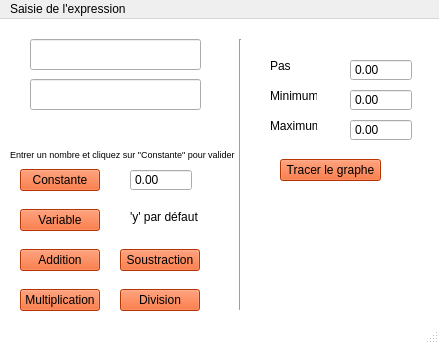
<?xml version="1.0" encoding="UTF-8"?>
<ui version="4.0">
 <class>MainWindow</class>
 <widget class="QMainWindow" name="MainWindow">
  <property name="geometry">
   <rect>
    <x>0</x>
    <y>0</y>
    <width>439</width>
    <height>344</height>
   </rect>
  </property>
  <property name="windowTitle">
   <string>MainWindow</string>
  </property>
  <property name="styleSheet">
   <string notr="true">QMainWindow{
	background-color: #FFFFFF
}

</string>
  </property>
  <widget class="QWidget" name="centralwidget">
   <widget class="QPushButton" name="pushButton">
    <property name="geometry">
     <rect>
      <x>20</x>
      <y>150</y>
      <width>80</width>
      <height>22</height>
     </rect>
    </property>
    <property name="autoFillBackground">
     <bool>false</bool>
    </property>
    <property name="styleSheet">
     <string notr="true">QPushButton{
	background-color: #FF4901
}

QPushButton:pressed{
	background-color: #FFA500
}</string>
    </property>
    <property name="text">
     <string>Constante</string>
    </property>
    <property name="autoDefault">
     <bool>false</bool>
    </property>
    <property name="default">
     <bool>false</bool>
    </property>
   </widget>
   <widget class="QPushButton" name="pushButton_2">
    <property name="geometry">
     <rect>
      <x>20</x>
      <y>230</y>
      <width>80</width>
      <height>22</height>
     </rect>
    </property>
    <property name="styleSheet">
     <string notr="true">QPushButton{
	background-color: #FF4901
}

QPushButton:pressed{
	background-color: #FFA500
}</string>
    </property>
    <property name="text">
     <string>Addition</string>
    </property>
   </widget>
   <widget class="QPushButton" name="pushButton_3">
    <property name="geometry">
     <rect>
      <x>20</x>
      <y>270</y>
      <width>80</width>
      <height>22</height>
     </rect>
    </property>
    <property name="styleSheet">
     <string notr="true">QPushButton{
	background-color: #FF4901
}

QPushButton:pressed{
	background-color: #FFA500
}</string>
    </property>
    <property name="text">
     <string>Multiplication</string>
    </property>
   </widget>
   <widget class="QPushButton" name="pushButton_4">
    <property name="geometry">
     <rect>
      <x>120</x>
      <y>230</y>
      <width>80</width>
      <height>22</height>
     </rect>
    </property>
    <property name="styleSheet">
     <string notr="true">QPushButton{
	background-color: #FF4901
}

QPushButton:pressed{
	background-color: #FFA500
}</string>
    </property>
    <property name="text">
     <string>Soustraction</string>
    </property>
   </widget>
   <widget class="QPushButton" name="pushButton_5">
    <property name="geometry">
     <rect>
      <x>120</x>
      <y>270</y>
      <width>80</width>
      <height>22</height>
     </rect>
    </property>
    <property name="styleSheet">
     <string notr="true">QPushButton{
	background-color: #FF4901
}

QPushButton:pressed{
	background-color: #FFA500
}</string>
    </property>
    <property name="text">
     <string>Division</string>
    </property>
   </widget>
   <widget class="QPushButton" name="pushButton_6">
    <property name="geometry">
     <rect>
      <x>20</x>
      <y>190</y>
      <width>80</width>
      <height>22</height>
     </rect>
    </property>
    <property name="styleSheet">
     <string notr="true">QPushButton{
	background-color: #FF4901
}

QPushButton:pressed{
	background-color: #FFA500
}</string>
    </property>
    <property name="text">
     <string>Variable</string>
    </property>
   </widget>
   <widget class="QPushButton" name="pushButton_7">
    <property name="geometry">
     <rect>
      <x>280</x>
      <y>140</y>
      <width>101</width>
      <height>22</height>
     </rect>
    </property>
    <property name="styleSheet">
     <string notr="true">QPushButton{
	background-color: #FF4901
}

QPushButton:pressed{
	background-color: #FFA500
}</string>
    </property>
    <property name="text">
     <string>Tracer le graphe</string>
    </property>
   </widget>
   <widget class="QLabel" name="label">
    <property name="geometry">
     <rect>
      <x>130</x>
      <y>190</y>
      <width>71</width>
      <height>16</height>
     </rect>
    </property>
    <property name="text">
     <string>'y' par défaut</string>
    </property>
   </widget>
   <widget class="QLabel" name="label_2">
    <property name="geometry">
     <rect>
      <x>10</x>
      <y>120</y>
      <width>251</width>
      <height>31</height>
     </rect>
    </property>
    <property name="sizePolicy">
     <sizepolicy hsizetype="Preferred" vsizetype="Preferred">
      <horstretch>0</horstretch>
      <verstretch>0</verstretch>
     </sizepolicy>
    </property>
    <property name="font">
     <font>
      <pointsize>7</pointsize>
     </font>
    </property>
    <property name="text">
     <string>Entrer un nombre et cliquez sur &quot;Constante&quot; pour valider</string>
    </property>
   </widget>
   <widget class="QLineEdit" name="lineEdit">
    <property name="geometry">
     <rect>
      <x>30</x>
      <y>20</y>
      <width>171</width>
      <height>31</height>
     </rect>
    </property>
   </widget>
   <widget class="QLineEdit" name="lineEdit_2">
    <property name="geometry">
     <rect>
      <x>30</x>
      <y>60</y>
      <width>171</width>
      <height>31</height>
     </rect>
    </property>
   </widget>
   <widget class="Line" name="line">
    <property name="geometry">
     <rect>
      <x>230</x>
      <y>20</y>
      <width>20</width>
      <height>271</height>
     </rect>
    </property>
    <property name="orientation">
     <enum>Qt::Vertical</enum>
    </property>
   </widget>
   <widget class="QDoubleSpinBox" name="doubleSpinBox">
    <property name="geometry">
     <rect>
      <x>350</x>
      <y>40</y>
      <width>62</width>
      <height>22</height>
     </rect>
    </property>
    <property name="buttonSymbols">
     <enum>QAbstractSpinBox::NoButtons</enum>
    </property>
   </widget>
   <widget class="QDoubleSpinBox" name="doubleSpinBox_2">
    <property name="geometry">
     <rect>
      <x>350</x>
      <y>70</y>
      <width>62</width>
      <height>22</height>
     </rect>
    </property>
    <property name="buttonSymbols">
     <enum>QAbstractSpinBox::NoButtons</enum>
    </property>
    <property name="minimum">
     <double>-99999.000000000000000</double>
    </property>
    <property name="maximum">
     <double>9999.000000000000000</double>
    </property>
   </widget>
   <widget class="QDoubleSpinBox" name="doubleSpinBox_3">
    <property name="geometry">
     <rect>
      <x>350</x>
      <y>100</y>
      <width>62</width>
      <height>22</height>
     </rect>
    </property>
    <property name="buttonSymbols">
     <enum>QAbstractSpinBox::NoButtons</enum>
    </property>
    <property name="minimum">
     <double>-9999.000000000000000</double>
    </property>
    <property name="maximum">
     <double>9999.000000000000000</double>
    </property>
   </widget>
   <widget class="QLabel" name="label_3">
    <property name="geometry">
     <rect>
      <x>270</x>
      <y>40</y>
      <width>47</width>
      <height>14</height>
     </rect>
    </property>
    <property name="text">
     <string>Pas</string>
    </property>
   </widget>
   <widget class="QLabel" name="label_4">
    <property name="geometry">
     <rect>
      <x>270</x>
      <y>70</y>
      <width>47</width>
      <height>14</height>
     </rect>
    </property>
    <property name="text">
     <string>Minimum</string>
    </property>
   </widget>
   <widget class="QLabel" name="label_5">
    <property name="geometry">
     <rect>
      <x>270</x>
      <y>100</y>
      <width>47</width>
      <height>14</height>
     </rect>
    </property>
    <property name="text">
     <string>Maximum</string>
    </property>
   </widget>
   <widget class="QDoubleSpinBox" name="doubleSpinBox_4">
    <property name="geometry">
     <rect>
      <x>130</x>
      <y>150</y>
      <width>62</width>
      <height>22</height>
     </rect>
    </property>
    <property name="buttonSymbols">
     <enum>QAbstractSpinBox::NoButtons</enum>
    </property>
    <property name="minimum">
     <double>-9999.000000000000000</double>
    </property>
    <property name="maximum">
     <double>9999.000000000000000</double>
    </property>
   </widget>
  </widget>
  <widget class="QMenuBar" name="menubar">
   <property name="geometry">
    <rect>
     <x>0</x>
     <y>0</y>
     <width>439</width>
     <height>21</height>
    </rect>
   </property>
   <widget class="QMenu" name="menuSaisie_de_l_expression">
    <property name="title">
     <string>Saisie de l'expression </string>
    </property>
   </widget>
   <addaction name="menuSaisie_de_l_expression"/>
  </widget>
  <widget class="QStatusBar" name="statusbar"/>
 </widget>
 <resources/>
 <connections/>
</ui>
